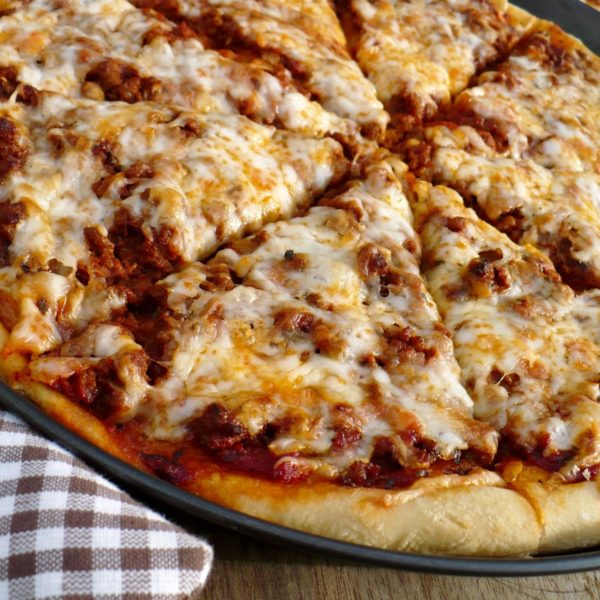
#> input picture taxonomy/images/Bolognese/pizza-bolognese-600x600.jpg, 600 x 600 px, given in place of image_1082 .jpg, which was not available
$ python individual_superpixel.py
#> lines starting #> are read from the running program, lines starting #| are printed output that depends on the picture; after the words box and inside, x2 and y2 are one past the last pixel; in counts of white or black regions, pixels touching at a corner belong together; pictures that were not available may be replaced by others from this repository, and a replacement may not be noted
# import the necessary packages
from skimage.segmentation import slic
from skimage.segmentation import mark_boundaries
from skimage.util import img_as_float
import matplotlib.pyplot as plt
import numpy as np
import argparse
import cv2
from skimage import io


image_path="/home/vbartko/Downloads/whatsonpizza/dataset_1K/5_recipes/image_1082 .jpg"

image = cv2.imread(image_path)
#> image is the input picture: shape (600, 600, 3); mean B, G, R 82.4, 120.3, 162.3
segments = slic(img_as_float(image), n_segments = 100, sigma = 5)
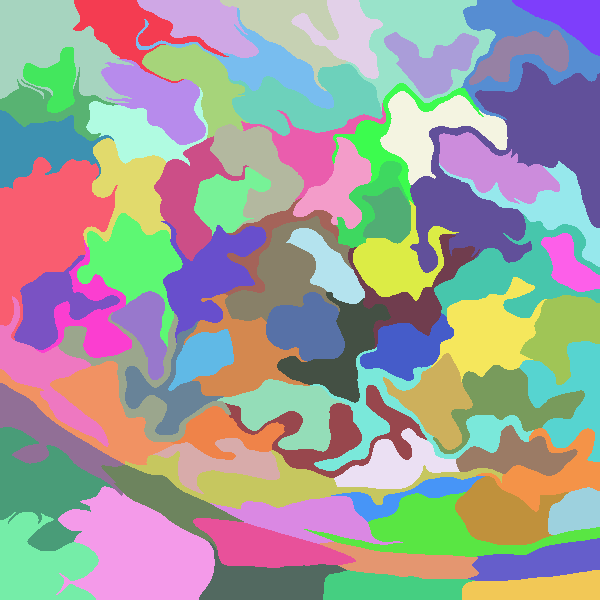
#> segments: shape (600, 600) int64; 83 distinct labels, from 1 to 83; one colour per label, 0 black

# show the output of SLIC
fig = plt.figure("Superpixels")
ax = fig.add_subplot(1, 1, 1)
ax.imshow(mark_boundaries(img_as_float(cv2.cvtColor(image, cv2.COLOR_BGR2RGB)), segments))
plt.axis("off")
plt.show()
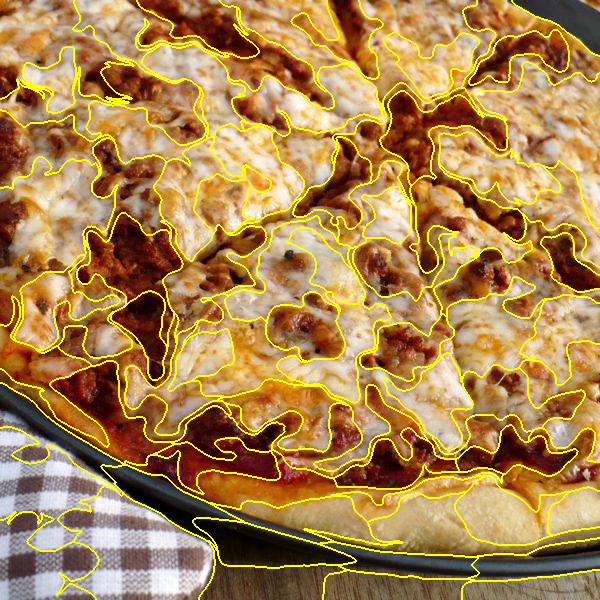
#> shown: shape (600, 600, 3) float64; mean R, G, B 0.67, 0.523, 0.295

# loop over the unique segment values
for (i, segVal) in enumerate(np.unique(segments)):
	# construct a mask for the segment
	print ("[x] inspecting segment %d" % (i))
	mask = np.zeros(image.shape[:2], dtype = "uint8")
	mask[segments == segVal] = 255

	# show the masked region
	cv2.imshow("Mask", mask)
	cv2.imshow("Applied", cv2.bitwise_and(image, image, mask = mask))
	cv2.waitKey(0)
#> this loop made 83 passes
#| [x] inspecting segment 0
#| [x] inspecting segment 1
#| [x] inspecting segment 2
#| [x] inspecting segment 3
#| [x] inspecting segment 4
#| [x] inspecting segment 5
#| [x] inspecting segment 6
#| [x] inspecting segment 7
#> (further printed lines are left out)
#> pass 1, `cv2.imshow("Mask", mask)`:
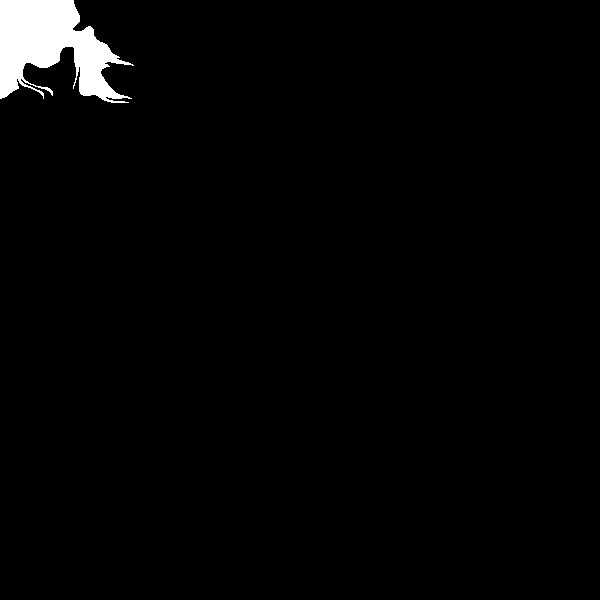
#> window 'Mask': shape (600, 600); 2.1% white; 1 white region, box (x1, y1, x2, y2) and area: (0, 0, 134, 103) 7684
#> pass 1, `cv2.imshow("Applied", cv2.bitwise_and(image, image, mask = mask))`:
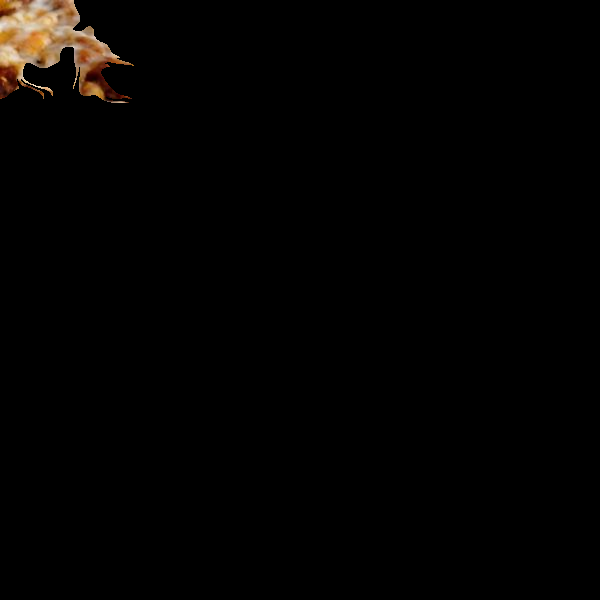
#> window 'Applied': shape (600, 600, 3); mean B, G, R 1.7, 2.6, 3.6
#> pass 2, `cv2.imshow("Mask", mask)`:
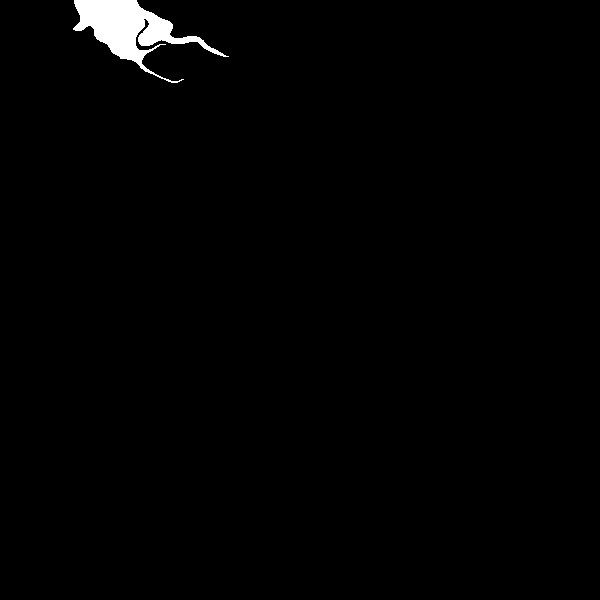
#> window 'Mask': shape (600, 600); 1.2% white; 1 white region, box (x1, y1, x2, y2) and area: (73, 0, 229, 83) 4249
#> pass 2, `cv2.imshow("Applied", cv2.bitwise_and(image, image, mask = mask))`:
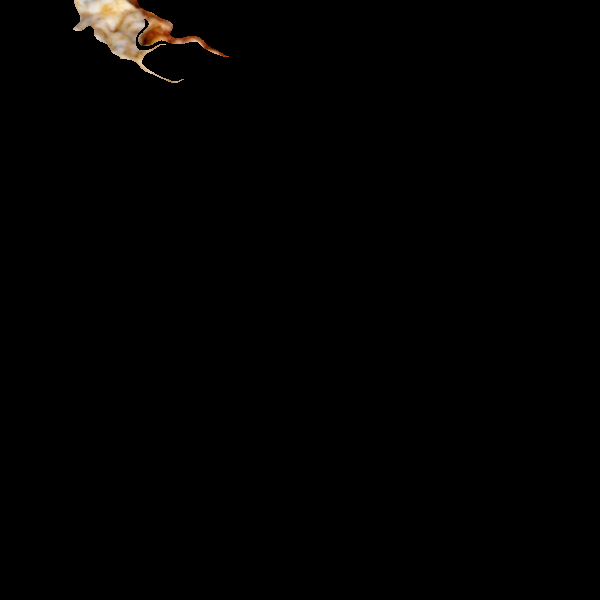
#> window 'Applied': shape (600, 600, 3); mean B, G, R 1.3, 1.7, 2.2
#> after the loop:
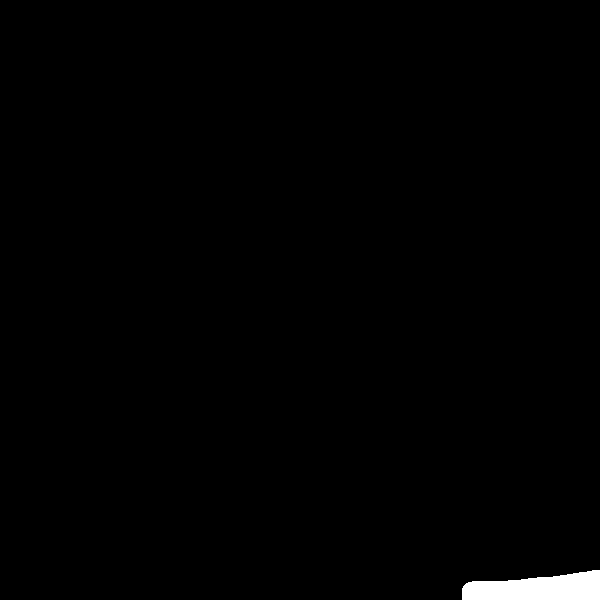
#> mask: shape (600, 600); 0.86% white; 1 white region, box (x1, y1, x2, y2) and area: (462, 570, 600, 600) 3090

$ run again, on taxonomy/images/Capricciosa/capricciosa01.jpg
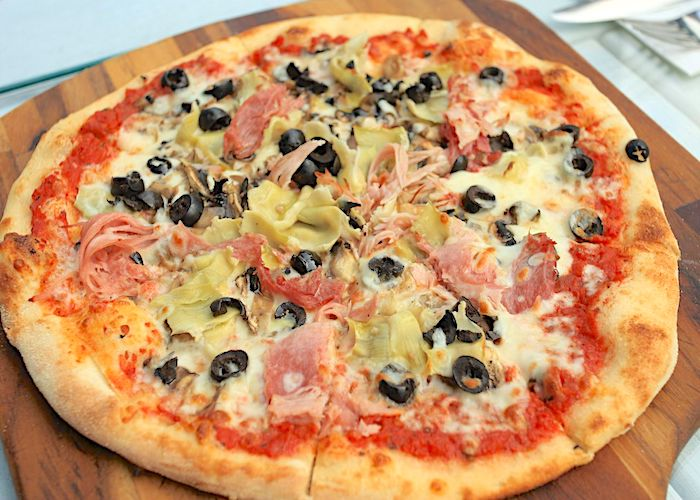
#> input picture taxonomy/images/Capricciosa/capricciosa01.jpg, 700 x 500 px, given in place of image_1082 .jpg, which was not available
#> image is the input picture: shape (500, 700, 3); mean B, G, R 107.1, 150.8, 199.6
#> `segments = slic(img_as_float(image), n_segments = 100, sigma = 5)`:
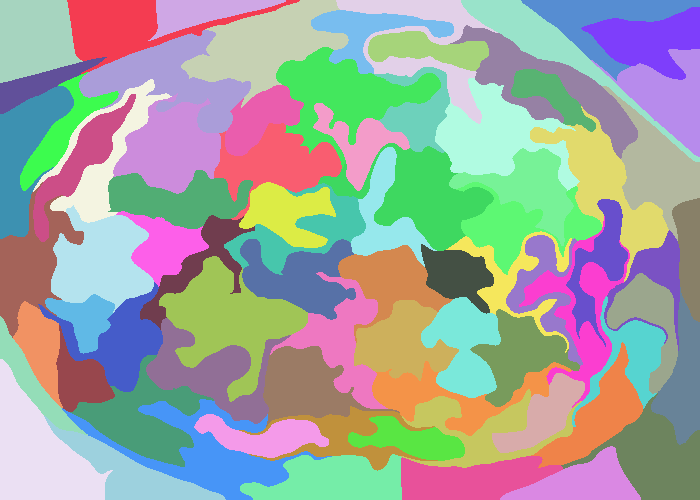
#> segments: shape (500, 700) int64; 78 distinct labels, from 1 to 78; one colour per label, 0 black
#> the loop `for (i, segVal) in enumerate(np.unique(segments)):` made 78 passes
#| [x] inspecting segment 0
#| [x] inspecting segment 1
#| [x] inspecting segment 2
#| [x] inspecting segment 3
#| [x] inspecting segment 4
#> (further printed lines are left out)
#> after the loop `for (i, segVal) in enumerate(np.unique(segments)):`:
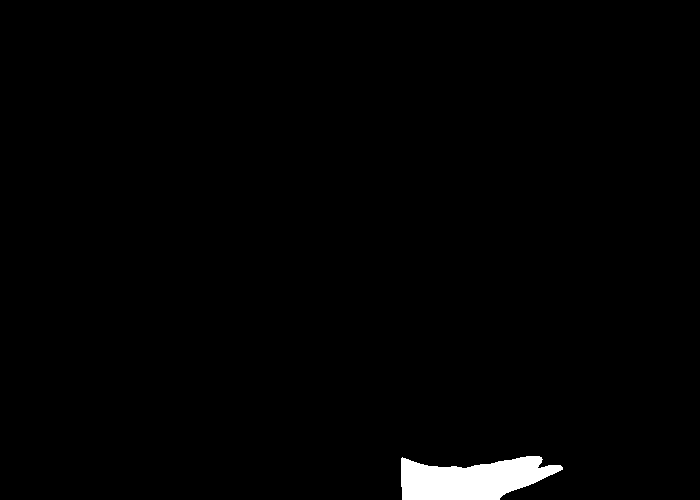
#> mask: shape (500, 700); 1.4% white; 1 white region, box (x1, y1, x2, y2) and area: (401, 456, 563, 500) 4955
